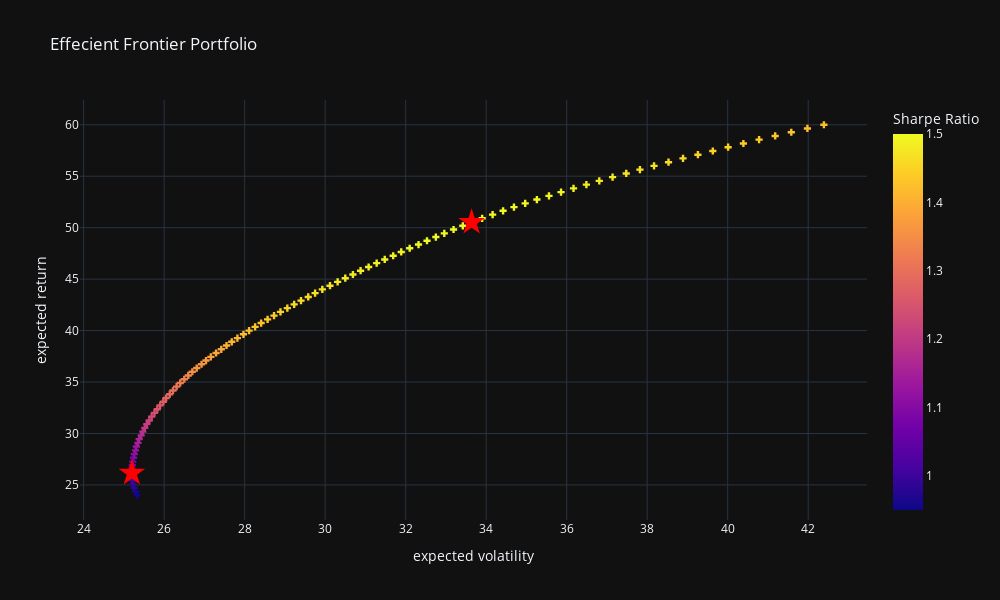

This figure's notebook cell:
### Code cell
# plot effecient frontier
fig = px.scatter(
    efport, x='targetvols', y='targetrets', color='targetsharpe',
    labels = {'targetrets': 'expected return', 'targetvols': 'expected volatility', 'targetsharpe': 'Sharpe Ratio'},
    title = "Effecient Frontier Portfolio"
).update_traces(mode='markers', marker=dict(symbol='cross'))

# plot max sharpe portfolio
fig.add_scatter(
    mode = 'markers',
    x = [100*portfolio_stats(opt_sharpe['x'])[1]], # vol
    y = [100*portfolio_stats(opt_sharpe['x'])[0]],
    marker = dict(color='red', size=20, symbol='star'),
    name = 'Max Sharpe'
).update(layout_showlegend=False)

# plot min variance portfolio
fig.add_scatter(
    mode = 'markers',
    x = [100*portfolio_stats(opt_var['x'])[1]],
    y = [100*portfolio_stats(opt_var['x'])[0]],
    marker = dict(color='red',size=20, symbol='star'),
    name='Max Sharpe'
).update(layout_showlegend=False)

# show spikes
fig.update_xaxes(showspikes=True)
fig.update_yaxes(showspikes=True)
fig.show()

### Figure 1 — Plotly figure (JSON) as saved in the notebook; plotly's stock layout.template omitted (floating-point values rounded to 4 significant figures)
{"data": [{"hovertemplate": "expected volatility=%{x}<br>expected return=%{y}<br>Sharpe Ratio=%{marker.color}<extra></extra>", "legendgroup": "", "marker": {"color": [0.95, 0.96, 0.98, 0.99, 1.01, 1.02, 1.04, 1.05, 1.07, 1.08, 1.09, 1.11, 1.12, 1.13, 1.15, 1.16, 1.17, 1.18, 1.2, 1.21, 1.22, 1.23, 1.24, 1.25, 1.26, 1.27, 1.28, 1.29, 1.3, 1.31, 1.32, 1.33, 1.34, 1.35, 1.36, 1.36, 1.37, 1.38, 1.39, 1.39, 1.4, 1.41, 1.41, 1.42, 1.42, 1.43, 1.43, 1.44, 1.44, 1.45, 1.45, 1.46, 1.46, 1.46, 1.47, 1.47, 1.47, 1.48, 1.48, 1.48, 1.48, 1.49, 1.49, 1.49, 1.49, 1.49, 1.5, 1.5, 1.5, 1.5, 1.5, 1.5, 1.5, 1.5, 1.5, 1.5, 1.5, 1.5, 1.5, 1.5, 1.49, 1.49, 1.49, 1.48, 1.48, 1.48, 1.47, 1.47, 1.47, 1.46, 1.46, 1.45, 1.45, 1.45, 1.44, 1.44, 1.43, 1.43, 1.42, 1.42], "coloraxis": "coloraxis", "symbol": "cross"}, "mode": "markers", "name": "", "orientation": "v", "showlegend": false, "type": "scatter", "x": [25.33, 25.29, 25.25, 25.23, 25.21, 25.2, 25.2, 25.2, 25.21, 25.22, 25.24, 25.26, 25.29, 25.31, 25.35, 25.38, 25.43, 25.47, 25.52, 25.57, 25.63, 25.69, 25.76, 25.83, 25.9, 25.98, 26.05, 26.14, 26.22, 26.31, 26.4, 26.5, 26.6, 26.7, 26.81, 26.93, 27.04, 27.16, 27.29, 27.42, 27.55, 27.68, 27.82, 27.97, 28.11, 28.26, 28.41, 28.57, 28.73, 28.89, 29.06, 29.23, 29.4, 29.58, 29.75, 29.93, 30.12, 30.31, 30.5, 30.69, 30.88, 31.08, 31.28, 31.48, 31.69, 31.89, 32.1, 32.32, 32.53, 32.75, 32.96, 33.19, 33.42, 33.65, 33.9, 34.16, 34.42, 34.69, 34.97, 35.26, 35.56, 35.86, 36.17, 36.49, 36.81, 37.14, 37.48, 37.82, 38.17, 38.53, 38.89, 39.26, 39.63, 40.01, 40.39, 40.78, 41.18, 41.58, 41.98, 42.39], "xaxis": "x", "y": [24, 24.36, 24.73, 25.09, 25.45, 25.82, 26.18, 26.55, 26.91, 27.27, 27.64, 28, 28.36, 28.73, 29.09, 29.45, 29.82, 30.18, 30.55, 30.91, 31.27, 31.64, 32, 32.36, 32.73, 33.09, 33.45, 33.82, 34.18, 34.55, 34.91, 35.27, 35.64, 36, 36.36, 36.73, 37.09, 37.45, 37.82, 38.18, 38.55, 38.91, 39.27, 39.64, 40, 40.36, 40.73, 41.09, 41.45, 41.82, 42.18, 42.55, 42.91, 43.27, 43.64, 44, 44.36, 44.73, 45.09, 45.45, 45.82, 46.18, 46.55, 46.91, 47.27, 47.64, 48, 48.36, 48.73, 49.09, 49.45, 49.82, 50.18, 50.55, 50.91, 51.27, 51.64, 52, 52.36, 52.73, 53.09, 53.45, 53.82, 54.18, 54.55, 54.91, 55.27, 55.64, 56, 56.36, 56.73, 57.09, 57.45, 57.82, 58.18, 58.55, 58.91, 59.27, 59.64, 60], "yaxis": "y"}, {"marker": {"color": "red", "size": 20, "symbol": "star"}, "mode": "markers", "name": "Max Sharpe", "type": "scatter", "x": [33.64], "y": [50.52]}, {"marker": {"color": "red", "size": 20, "symbol": "star"}, "mode": "markers", "name": "Max Sharpe", "type": "scatter", "x": [25.2], "y": [26.15]}], "layout": {"coloraxis": {"colorbar": {"title": {"text": "Sharpe Ratio"}}, "colorscale": [[0, "#0d0887"], [0.1111, "#46039f"], [0.2222, "#7201a8"], [0.3333, "#9c179e"], [0.4444, "#bd3786"], [0.5556, "#d8576b"], [0.6667, "#ed7953"], [0.7778, "#fb9f3a"], [0.8889, "#fdca26"], [1, "#f0f921"]]}, "height": 600, "legend": {"tracegroupgap": 0}, "showlegend": false, "title": {"text": "Effecient Frontier Portfolio"}, "width": 1000, "xaxis": {"anchor": "y", "domain": [0, 1], "showspikes": true, "title": {"text": "expected volatility"}}, "yaxis": {"anchor": "x", "domain": [0, 1], "showspikes": true, "title": {"text": "expected return"}}}}
